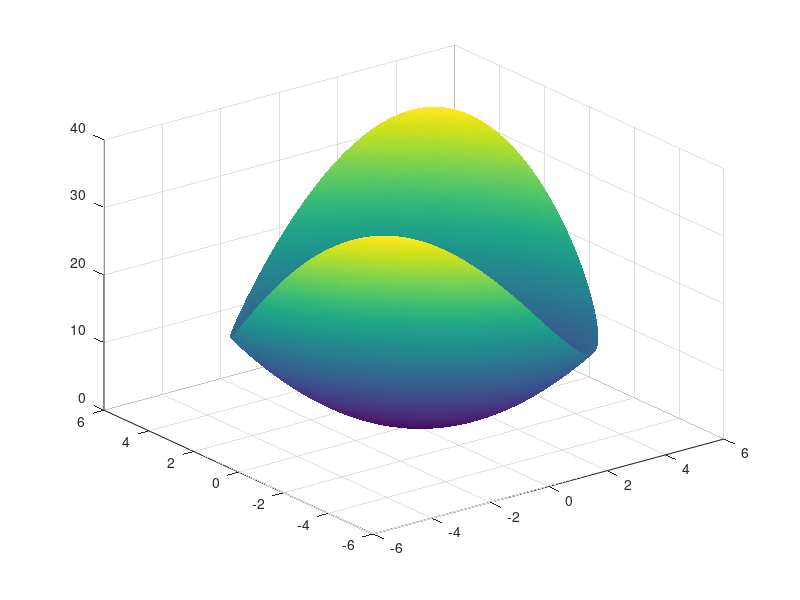
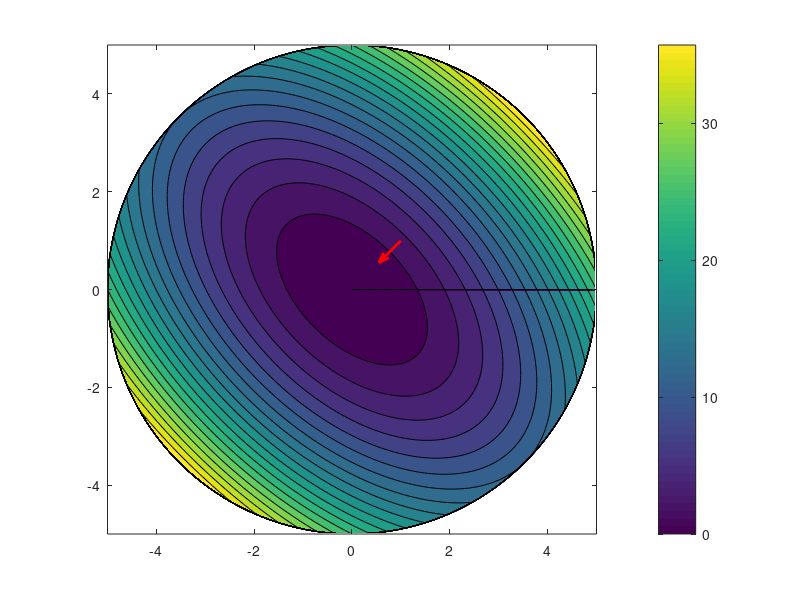
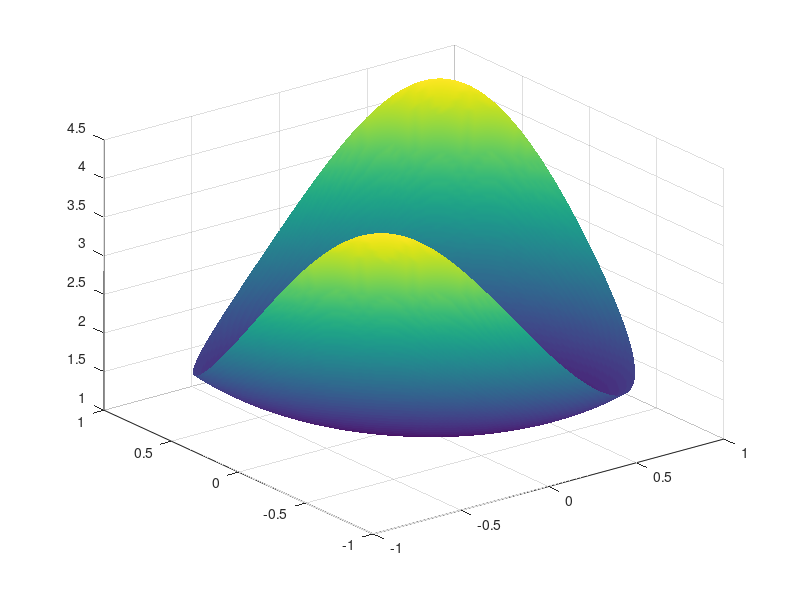
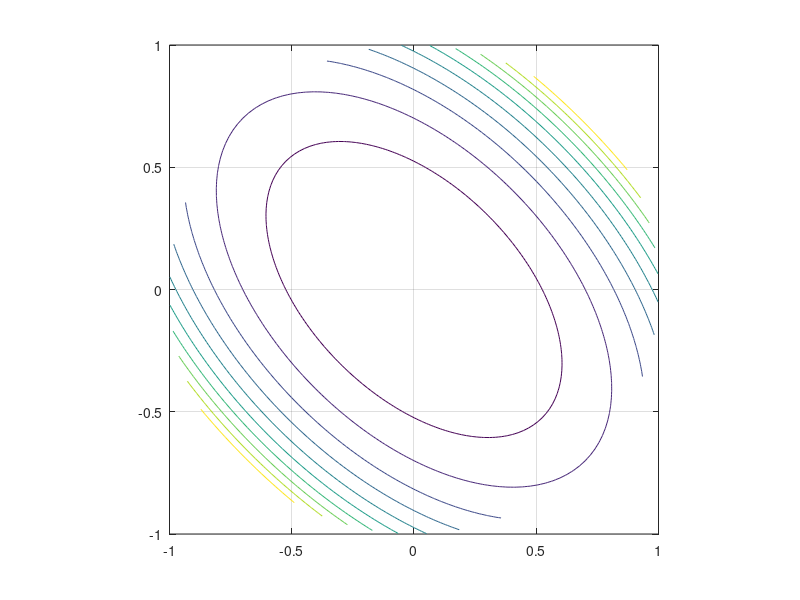

These figures' MATLAB source, in order:
close all

r = linspace(0,5,201);
theta = linspace(0,2*pi,201);
[R,T] = meshgrid(r,theta);
X = R.*cos(T);
Y = R.*sin(T);
f = @(x,y)  x.^2 + x.*y + y.^2;
fx = @(x,y) (2*x+y)/(2*sqrt(4*x.^2+4*x.*y+y.^2));
fy = @(x,y) (2*y+x)/(2*sqrt(4*y.^2+4*x.*y+x.^2));
surf(X,Y,f(X,Y)), shading interp

figure, contourf(X,Y,f(X,Y),20), colorbar, axis equal, hold on
%quiver(X,Y,2*X+Y,2*Y+X)
quiver(1,1,-fx(1,1),-fy(1,1),'r','linewidth',2)


r = linspace(0,1,201);
theta = linspace(0,2*pi,201);
[R,T] = meshgrid(r,theta);
X = R.*cos(T);
Y = R.*sin(T);
f = @(x,y)  exp(x.^2 + x.*y + y.^2);
fx = @(x,y) 2*x+y;
fy = @(x,y) 2*y+x;
figure, surf(X,Y,f(X,Y)), shading interp

figure, contour(X,Y,f(X,Y)), grid on, axis equal